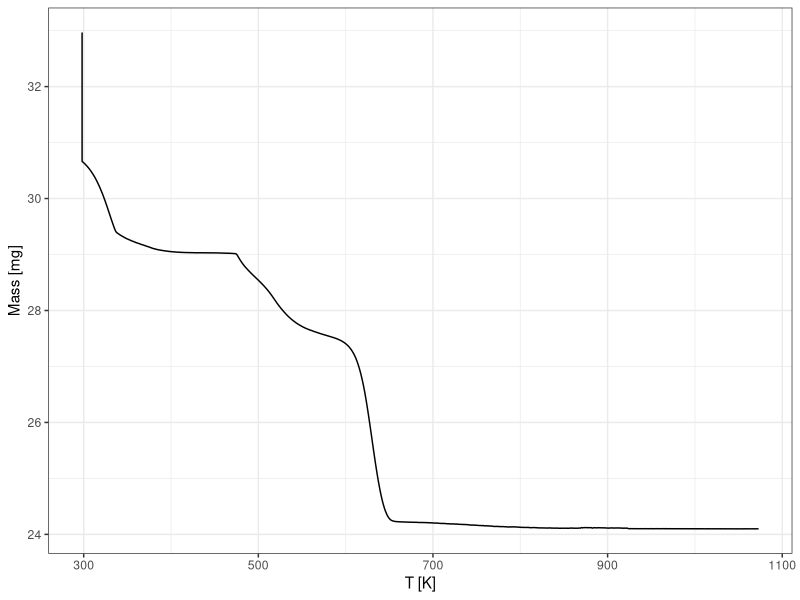
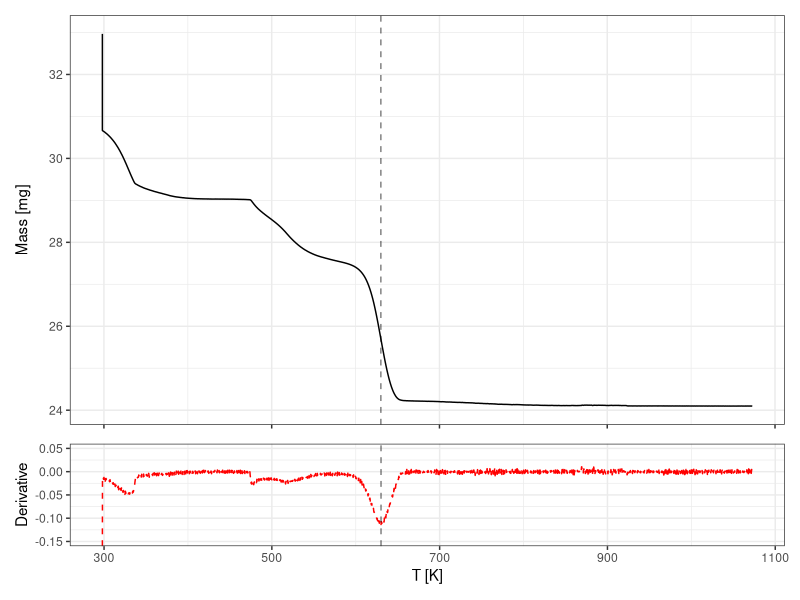

Reproduce these figures in R, in order.
## ---- chunk 1
library(tidyverse)
# Download the TGA data file <a href="Data/ATG.txt" download target="_blank">ATG.txt</a>
# Load it into a `tibble`.
d <- read_table2("Data/ATG.txt", 
                skip=12,
                col_names=c("Index", "t", "Ts", "Tr", "Value"), 
                n_max=4088)
# Plot the mass as a function of the temperature `Ts` with lines, using base graphics and then `ggplot2`
# Remove data from the temperature decrease
d <- d %>% filter(t < t[which.max(Tr)])
# Define nice axis labels with the units
# Convert degrees Celsius to Kelvins
P <- d %>% 
    ggplot(aes(x=Tr+273.15, y=Value)) +
        geom_line() +
        labs(x="T [K]", y="Mass [mg]") +
        theme_bw()
P
# Write a function returning the derivative $\partial y/\partial x$ given two vectors x and y
derivative <- function(x, y, n=1) {
    # returns d^ny/dx^n
    d <- tibble(x=x, y=y)
    for (i in 1:n) {
        x  <- d$x
        y  <- d$y
        dy <- diff(y)/diff(x)# the actual derivative
        dx <- x[-length(x)]+diff(x)/2# centers the X values
        d  <- tibble(x=dx,y=dy)
    }
    d
}
dd   <- derivative(d$Tr,d$Value)
dd$x <- dd$x + 273 # convert to Kelvins
dd
# find the maximun of the derivative to find the inflexion point
# the first values are infinite, we want the maximum around 630
xmax <- dd %>% filter(x>400) 
xmax <- xmax$x[which.min(xmax$y)]
xmax
# Add the derivative in a red dashed line in a panel below the previous graph
# Zoom on the data to see the variations
# Remove the x label of the top panel and have the same x axis for both panels
p1 <- P + geom_vline(xintercept = xmax, lty=2, alpha=.5)+
         theme_bw() +
         theme(axis.title.x=element_blank(),
               axis.text.x=element_blank())
p2 <- ggplot(data=dd, aes(x=x, y=y), color="red") +
         geom_line(col="red", lty=2) +
         ylim(c(-.15,.05))+
         labs(x="T [K]", y="Derivative") +
         geom_vline(xintercept = xmax, lty=2, alpha=.5)+
         theme_bw()
## ---- chunk 2
library(patchwork)
p1/p2+ plot_layout(heights = c(4, 1))
